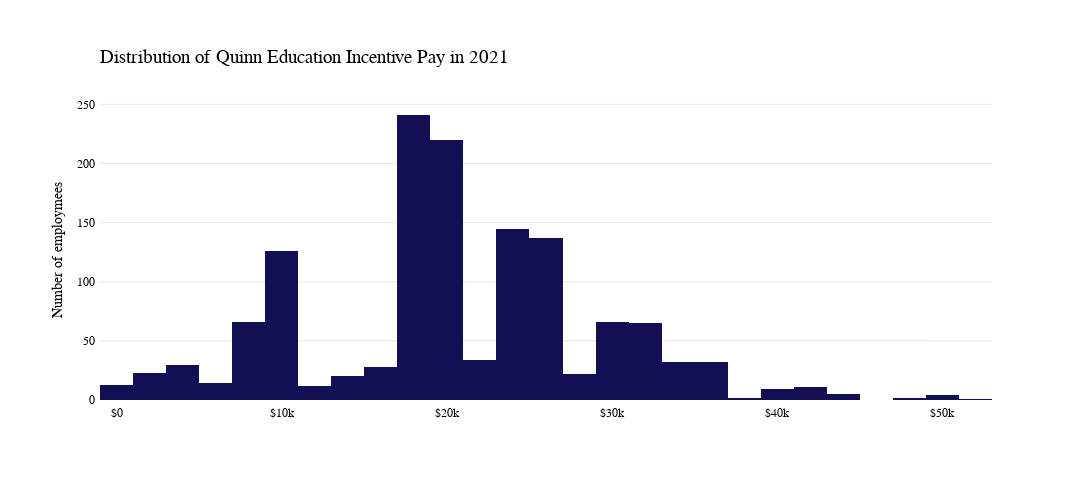

Notebook cell for this chart:
### Code cell
# use plotly to do the thing in above cell
import plotly.express as px
# change the color of bars to #0055aa

fig.update_traces(marker_color='#0055aa')

# make the background transparent in white
fig.update_layout(plot_bgcolor='rgba(0,0,0,0)')
fig = px.histogram(df, x="QUINN_EDUCATION", nbins=50, title='<b>Distribution of Quinn Education Incentive Pay</b>', color_discrete_sequence=['#130F54'])
fig.update_layout(font_family="GT America Bold")
# change the frount of thing other than title to GT-America-Standard-regular
fig.update_xaxes(showgrid=False, gridwidth=0.5, gridcolor='LightGray')
# add the kde line

fig.update_yaxes(title_text='Number of employmees')
fig.update_yaxes(showgrid=True, gridwidth=0.5, gridcolor='LightGray')

# Font & other aesthetic stuff
fig.update_layout(
    plot_bgcolor='rgba(0,0,0,0)',
    font_family="GT America",
    font_color="black",
    xaxis_title=None,
    xaxis_tickprefix = '$',
    height=500,
    width=1100,
    margin=dict(
        l=100,
        r=100,
        b=100,
        t=100,
        pad=4
    )
    
)

# Customize title
fig.update_layout(
    title=go.layout.Title(
        text="Distribution of Quinn Education Incentive Pay in 2022",
        xref="paper",
        x=0,
        y=0.9,
        font_family="GT America Bold",
        font_size=19
    )
)

fig.show()

### Figure 1 — Plotly figure (JSON) as saved in the notebook; plotly's stock layout.template omitted (floating-point values rounded to 4 significant figures; data arrays with more than 128 entries replaced by an {"elided": "..."} marker saying what was removed)
{"data": [{"alignmentgroup": "True", "bingroup": "x", "hovertemplate": "QUINN_EDUCATION=%{x}<br>count=%{y}<extra></extra>", "legendgroup": "", "marker": {"color": "#130F54", "pattern": {"shape": ""}}, "name": "", "nbinsx": 50, "offsetgroup": "", "orientation": "v", "showlegend": false, "type": "histogram", "x": {"elided": "3033 float values"}, "xaxis": "x", "yaxis": "y"}], "layout": {"barmode": "relative", "font": {"color": "black", "family": "GT America"}, "height": 500, "legend": {"tracegroupgap": 0}, "margin": {"b": 100, "l": 100, "pad": 4, "r": 100, "t": 100}, "plot_bgcolor": "rgba(0,0,0,0)", "title": {"font": {"family": "GT America Bold", "size": 19}, "text": "Distribution of Quinn Education Incentive Pay in 2021", "x": 0, "xref": "paper", "y": 0.9}, "width": 1100, "xaxis": {"anchor": "y", "domain": [0, 1], "gridcolor": "LightGray", "gridwidth": 0.5, "showgrid": false, "tickprefix": "$", "title": {}}, "yaxis": {"anchor": "x", "domain": [0, 1], "gridcolor": "LightGray", "gridwidth": 0.5, "showgrid": true, "title": {"text": "Number of employmees"}}}}
